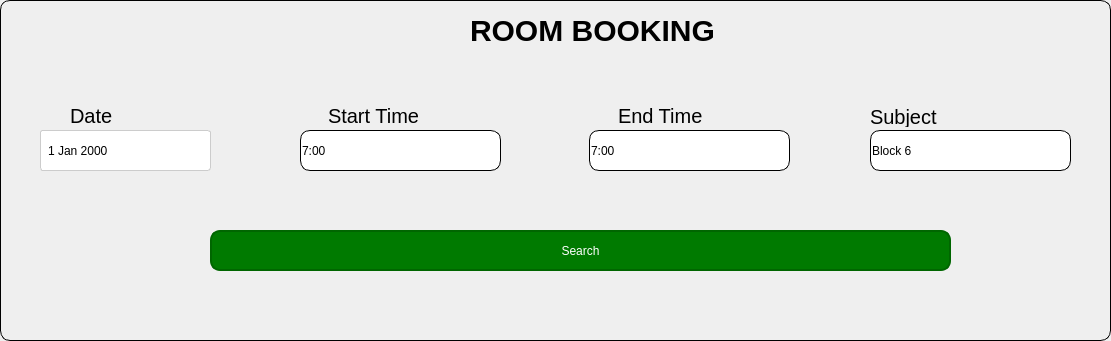
                 <widget class="QFrame" name="frame_23">
                  <property name="geometry">
                   <rect>
                    <x>140</x>
                    <y>40</y>
                    <width>1111</width>
                    <height>341</height>
                   </rect>
                  </property>
                  <property name="styleSheet">
                   <string notr="true">border:1px solid black;
border-radius:10px;</string>
                  </property>
                  <property name="frameShape">
                   <enum>QFrame::StyledPanel</enum>
                  </property>
                  <property name="frameShadow">
                   <enum>QFrame::Raised</enum>
                  </property>
                  <widget class="QLabel" name="label_43">
                   <property name="geometry">
                    <rect>
                     <x>470</x>
                     <y>10</y>
                     <width>261</width>
                     <height>41</height>
                    </rect>
                   </property>
                   <property name="styleSheet">
                    <string notr="true">font-size:30px;
color:black;border:none;

font-weight:bold;</string>
                   </property>
                   <property name="text">
                    <string>ROOM BOOKING</string>
                   </property>
                  </widget>
                  <widget class="QLabel" name="username_2">
                   <property name="geometry">
                    <rect>
                     <x>70</x>
                     <y>100</y>
                     <width>201</width>
                     <height>31</height>
                    </rect>
                   </property>
                   <property name="styleSheet">
                    <string notr="true">color:rgb(0, 0, 0);
font-size:20px;
border:none;</string>
                   </property>
                   <property name="text">
                    <string>Date</string>
                   </property>
                  </widget>
                  <widget class="QLabel" name="username_12">
                   <property name="geometry">
                    <rect>
                     <x>328</x>
                     <y>100</y>
                     <width>201</width>
                     <height>31</height>
                    </rect>
                   </property>
                   <property name="styleSheet">
                    <string notr="true">color:rgb(0, 0, 0);
font-size:20px;
border:none;</string>
                   </property>
                   <property name="text">
                    <string>Start Time</string>
                   </property>
                  </widget>
                  <widget class="QDateEdit" name="dateEdit">
                   <property name="geometry">
                    <rect>
                     <x>40</x>
                     <y>130</y>
                     <width>171</width>
                     <height>41</height>
                    </rect>
                   </property>
                   <property name="toolTip">
                    <string>Select the date</string>
                   </property>
                   <property name="styleSheet">
                    <string notr="true">/* General text color */
color: black;
border:1px solid black;

/* Styling for tooltips */
QToolTip {
    background-color: #333;  /* Dark background */
    border: none;
    padding: 5px;
    color: white;  /* Light text for better readability */
    border-radius: 3px;
}

/* Styling for the drop-down */
QDateEdit::drop-down {
    border: 0px;
    width: 20px;  /* Adjust the width of the drop-down arrow */
}

/* Styling for QDateEdit */
QDateEdit {
    border: 1px solid #ccc;  /* Border for the date edit */
    padding: 5px;
    border-radius: 3px;
    background-color: #fff;  /* White background */
    color: black;  /* Black text for input */
}

/* Calendar widget popup style inside QDateEdit */
QCalendarWidget {
    background-color: #fff;  /* White background */
    color: black;  /* Black text for days */
    border: 1px solid #ccc;  /* Border around the calendar */
    border-radius: 5px;
}

/* Styling the header (month/year navigation) in the calendar popup */
QCalendarWidget QWidget#qt_calendar_navigationbar {
    background-color: #f0f0f0;  /* Light background for the navigation bar */
    color: black;  /* Black text */
    font-size: 14px;
    height: 30px;  /* Adjust the height of the navigation bar */
    border: none;
}

/* Styling for the weekday headers in the calendar */
QCalendarWidget QHeaderView::section {
    background-color: #ddd;  /* Light gray background for the weekday headers */
    color: black;  /* Black text */
    padding: 5px;
    border: 1px solid #ccc;
}

/* Styling the individual days in the calendar */
QCalendarWidget QTableView {
    font-size: 14px;  /* Slightly larger font for the days */
    padding: 10px;  /* Add padding for more spacing */
    gridline-color: #ccc;  /* Gridline color between days */
}

/* Style the drop-down for the month and year selection in the calendar */
QCalendarWidget QComboBox {
    background-color: white;  /* White background for the combo box */
    color: black;  /* Black text */
    border: 1px solid #ccc;
    padding: 3px;
}

/* Style the list in the drop-down menu */
QCalendarWidget QComboBox QAbstractItemView {
    background-color: white;  /* White background for the drop-down list */
    color: black;  /* Black text */
}
</string>
                   </property>
                   <property name="calendarPopup">
                    <bool>true</bool>
                   </property>
                  </widget>
                  <widget class="QComboBox" name="startTime">
                   <property name="geometry">
                    <rect>
                     <x>300</x>
                     <y>130</y>
                     <width>201</width>
                     <height>41</height>
                    </rect>
                   </property>
                   <property name="styleSheet">
                    <string notr="true">QComboBox {
    color: black;
    background-color: white;
	border:1px solid black;
	padding:1px;
}

QComboBox::drop-down {
    border: 0px;
}

QComboBox QAbstractItemView {
    color: black;  /* Text color inside the drop-down */
    background-color: white;  /* Background color of the drop-down */
}

QDateEdit {
    color: black;
    width: 200px;
    border: 1px solid #ccc;
    padding: 5px;
    border-radius: 3px;
    background-color: #fff;
}
</string>
                   </property>
                   <item>
                    <property name="text">
                     <string>7:00</string>
                    </property>
                   </item>
                   <item>
                    <property name="text">
                     <string>8:00</string>
                    </property>
                   </item>
                   <item>
                    <property name="text">
                     <string>9:00</string>
                    </property>
                   </item>
                   <item>
                    <property name="text">
                     <string>10:00</string>
                    </property>
                   </item>
                   <item>
                    <property name="text">
                     <string>11:00</string>
                    </property>
                   </item>
                   <item>
                    <property name="text">
                     <string>12:00</string>
                    </property>
                   </item>
                   <item>
                    <property name="text">
                     <string>13:00</string>
                    </property>
                   </item>
                   <item>
                    <property name="text">
                     <string>14:00</string>
                    </property>
                   </item>
                   <item>
                    <property name="text">
                     <string>15:00</string>
                    </property>
                   </item>
                   <item>
                    <property name="text">
                     <string>16:00</string>
                    </property>
                   </item>
                  </widget>
                  <widget class="QLabel" name="time_icon_11">
                   <property name="geometry">
                    <rect>
                     <x>300</x>
                     <y>108</y>
                     <width>21</width>
                     <height>21</height>
                    </rect>
                   </property>
                   <property name="styleSheet">
                    <string notr="true">border:none;</string>
                   </property>
                   <property name="text">
                    <string/>
                   </property>
                   <property name="pixmap">
                    <pixmap resource="resources.qrc">:/resource/assets/clock.png</pixmap>
                   </property>
                   <property name="scaledContents">
                    <bool>true</bool>
                   </property>
                  </widget>
                  <widget class="QLabel" name="time_icon_12">
                   <property name="geometry">
                    <rect>
                     <x>590</x>
                     <y>108</y>
                     <width>21</width>
                     <height>21</height>
                    </rect>
                   </property>
                   <property name="styleSheet">
                    <string notr="true">border:none;</string>
                   </property>
                   <property name="text">
                    <string/>
                   </property>
                   <property name="pixmap">
                    <pixmap resource="resources.qrc">:/resource/assets/clock.png</pixmap>
                   </property>
                   <property name="scaledContents">
                    <bool>true</bool>
                   </property>
                  </widget>
                  <widget class="QComboBox" name="EndTime">
                   <property name="geometry">
                    <rect>
                     <x>589</x>
                     <y>130</y>
                     <width>201</width>
                     <height>41</height>
                    </rect>
                   </property>
                   <property name="styleSheet">
                    <string notr="true">QComboBox {
    color: black;
    background-color: white;
	border:1px solid black;
	padding:1px;
}

QComboBox::drop-down {
    border: 0px;
}

QComboBox QAbstractItemView {
    color: black;  /* Text color inside the drop-down */
    background-color: white;  /* Background color of the drop-down */
}

QDateEdit {
    color: black;
    width: 200px;
    border: 1px solid #ccc;
    padding: 5px;
    border-radius: 3px;
    background-color: #fff;
}
</string>
                   </property>
                   <item>
                    <property name="text">
                     <string>7:00</string>
                    </property>
                   </item>
                   <item>
                    <property name="text">
                     <string>8:00</string>
                    </property>
                   </item>
                   <item>
                    <property name="text">
                     <string>9:00</string>
                    </property>
                   </item>
                   <item>
                    <property name="text">
                     <string>10:00</string>
                    </property>
                   </item>
                   <item>
                    <property name="text">
                     <string>11:00</string>
                    </property>
                   </item>
                   <item>
                    <property name="text">
                     <string>12:00</string>
                    </property>
                   </item>
                   <item>
                    <property name="text">
                     <string>13:00</string>
                    </property>
                   </item>
                   <item>
                    <property name="text">
                     <string>14:00</string>
                    </property>
                   </item>
                   <item>
                    <property name="text">
                     <string>15:00</string>
                    </property>
                   </item>
                   <item>
                    <property name="text">
                     <string>16:00</string>
                    </property>
                   </item>
                  </widget>
                  <widget class="QLabel" name="username_13">
                   <property name="geometry">
                    <rect>
                     <x>618</x>
                     <y>105</y>
                     <width>201</width>
                     <height>21</height>
                    </rect>
                   </property>
                   <property name="styleSheet">
                    <string notr="true">color:rgb(0, 0, 0);
font-size:20px;border:none;</string>
                   </property>
                   <property name="text">
                    <string>End Time</string>
                   </property>
                  </widget>
                  <widget class="QComboBox" name="Block">
                   <property name="geometry">
                    <rect>
                     <x>870</x>
                     <y>130</y>
                     <width>201</width>
                     <height>41</height>
                    </rect>
                   </property>
                   <property name="styleSheet">
                    <string notr="true">QComboBox {
    color: black;
    background-color: white;
	border:1px solid black;
	padding:1px;
}

QComboBox::drop-down {
    border: 0px;
}

QComboBox QAbstractItemView {
    color: black;  /* Text color inside the drop-down */
    background-color: white;  /* Background color of the drop-down */
}

QDateEdit {
    color: black;
    width: 200px;
    border: 1px solid #ccc;
    padding: 5px;
    border-radius: 3px;
    background-color: #fff;
}
</string>
                   </property>
                   <item>
                    <property name="text">
                     <string>Block 6</string>
                    </property>
                   </item>
                   <item>
                    <property name="text">
                     <string>New Item</string>
                    </property>
                   </item>
                   <item>
                    <property name="text">
                     <string>New Item</string>
                    </property>
                   </item>
                   <item>
                    <property name="text">
                     <string>New Item</string>
                    </property>
                   </item>
                   <item>
                    <property name="text">
                     <string>New Item</string>
                    </property>
                   </item>
                   <item>
                    <property name="text">
                     <string>New Item</string>
                    </property>
                   </item>
                   <item>
                    <property name="text">
                     <string>New Item</string>
                    </property>
                   </item>
                   <item>
                    <property name="text">
                     <string>New Item</string>
                    </property>
                   </item>
                   <item>
                    <property name="text">
                     <string>New Item</string>
                    </property>
                   </item>
                   <item>
                    <property name="text">
                     <string>New Item</string>
                    </property>
                   </item>
                   <item>
                    <property name="text">
                     <string>New Item</string>
                    </property>
                   </item>
                   <item>
                    <property name="text">
                     <string>New Item</string>
                    </property>
                   </item>
                   <item>
                    <property name="text">
                     <string>New Item</string>
                    </property>
                   </item>
                   <item>
                    <property name="text">
                     <string>New Item</string>
                    </property>
                   </item>
                   <item>
                    <property name="text">
                     <string>New Item</string>
                    </property>
                   </item>
                   <item>
                    <property name="text">
                     <string>New Item</string>
                    </property>
                   </item>
                   <item>
                    <property name="text">
                     <string>New Item</string>
                    </property>
                   </item>
                   <item>
                    <property name="text">
                     <string>New Item</string>
                    </property>
                   </item>
                   <item>
                    <property name="text">
                     <string>New Item</string>
                    </property>
                   </item>
                   <item>
                    <property name="text">
                     <string>New Item</string>
                    </property>
                   </item>
                   <item>
                    <property name="text">
                     <string>New Item</string>
                    </property>
                   </item>
                   <item>
                    <property name="text">
                     <string>New Item</string>
                    </property>
                   </item>
                   <item>
                    <property name="text">
                     <string>New Item</string>
                    </property>
                   </item>
                   <item>
                    <property name="text">
                     <string>New Item</string>
                    </property>
                   </item>
                   <item>
                    <property name="text">
                     <string>New Item</string>
                    </property>
                   </item>
                   <item>
                    <property name="text">
                     <string>New Item</string>
                    </property>
                   </item>
                   <item>
                    <property name="text">
                     <string>New Item</string>
                    </property>
                   </item>
                   <item>
                    <property name="text">
                     <string>New Item</string>
                    </property>
                   </item>
                   <item>
                    <property name="text">
                     <string>New Item</string>
                    </property>
                   </item>
                   <item>
                    <property name="text">
                     <string>New Item</string>
                    </property>
                   </item>
                   <item>
                    <property name="text">
                     <string>New Item</string>
                    </property>
                   </item>
                   <item>
                    <property name="text">
                     <string>New Item</string>
                    </property>
                   </item>
                   <item>
                    <property name="text">
                     <string>New Item</string>
                    </property>
                   </item>
                   <item>
                    <property name="text">
                     <string>New Item</string>
                    </property>
                   </item>
                   <item>
                    <property name="text">
                     <string>New Item</string>
                    </property>
                   </item>
                   <item>
                    <property name="text">
                     <string>New Item</string>
                    </property>
                   </item>
                   <item>
                    <property name="text">
                     <string>New Item</string>
                    </property>
                   </item>
                   <item>
                    <property name="text">
                     <string>New Item</string>
                    </property>
                   </item>
                   <item>
                    <property name="text">
                     <string>New Item</string>
                    </property>
                   </item>
                   <item>
                    <property name="text">
                     <string>New Item</string>
                    </property>
                   </item>
                   <item>
                    <property name="text">
                     <string>New Item</string>
                    </property>
                   </item>
                   <item>
                    <property name="text">
                     <string>Block 9</string>
                    </property>
                   </item>
                  </widget>
                  <widget class="QLabel" name="username_14">
                   <property name="geometry">
                    <rect>
                     <x>870</x>
                     <y>106</y>
                     <width>201</width>
                     <height>21</height>
                    </rect>
                   </property>
                   <property name="styleSheet">
                    <string notr="true">color:rgb(0, 0, 0);
font-size:20px;
border:none;</string>
                   </property>
                   <property name="text">
                    <string>Subject</string>
                   </property>
                  </widget>
                  <widget class="QPushButton" name="SearchButton_7">
                   <property name="geometry">
                    <rect>
                     <x>210</x>
                     <y>230</y>
                     <width>741</width>
                     <height>41</height>
                    </rect>
                   </property>
                   <property name="toolTip">
                    <string>Click to search room</string>
                   </property>
                   <property name="styleSheet">
                    <string notr="true">QPushButton {
    background-color: rgb(0, 122, 0);
}

QPushButton:hover {
    background-color: rgb(85, 170, 127);
}
QPushButton {
    background-color: rgb(0, 122, 0);
    color: white;
    border: 2px solid rgb(0, 102, 0);
    border-radius: 10px;
    padding: 5px 10px;
}

QPushButton:hover {


    border: 2px solid rgb(0, 122, 0);
    cursor: pointer;
}



QToolTip {
    background-color: #333;
    color: #fff;
    border: none;
    padding: 5px;
    border-radius: 3px;
}



</string>
                   </property>
                   <property name="text">
                    <string>Search</string>
                   </property>
                  </widget>
                  <widget class="QLabel" name="date_icon_11">
                   <property name="geometry">
                    <rect>
                     <x>42</x>
                     <y>108</y>
                     <width>21</width>
                     <height>21</height>
                    </rect>
                   </property>
                   <property name="styleSheet">
                    <string notr="true">border:none;</string>
                   </property>
                   <property name="text">
                    <string/>
                   </property>
                   <property name="pixmap">
                    <pixmap resource="resources.qrc">:/resource/assets/calendar.png</pixmap>
                   </property>
                   <property name="scaledContents">
                    <bool>true</bool>
                   </property>
                  </widget>
                 </widget>
